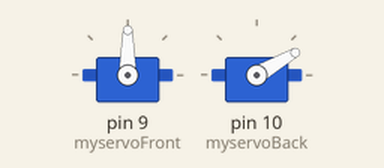
The sketch below on a simulated Arduino Uno, built with avr-gcc and run on an emulated ATmega328P. Shown: 2 × servo.

Above: at 0.05 s.
At 8.0 s:
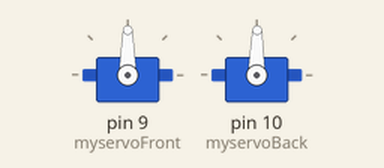
Timing chart, 0 to 10.4 s (numbered marks = the images above):
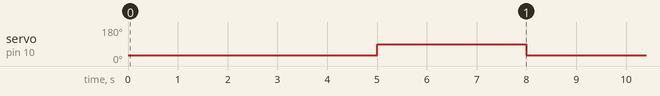

Measured:
- by itself, servo on pin 10 (myservoBack): alternates 89° for 3.0 s and 30° for 5.0 s

The sketch:

servo_test.ino
```cpp
#include <Servo.h>

Servo myservoFront;
Servo myservoBack;

void setup() {
  // put your setup code here, to run once:
  myservoFront.attach(9);
  myservoBack.attach(10);
}

void loop() {
  // put your main code here, to run repeatedly:
  //myservoFront.write(0);
  myservoBack.write(30);
  delay(5000);
  myservoBack.write(89);
  //myservoFront.write(90);
  delay(3000);
}
```
